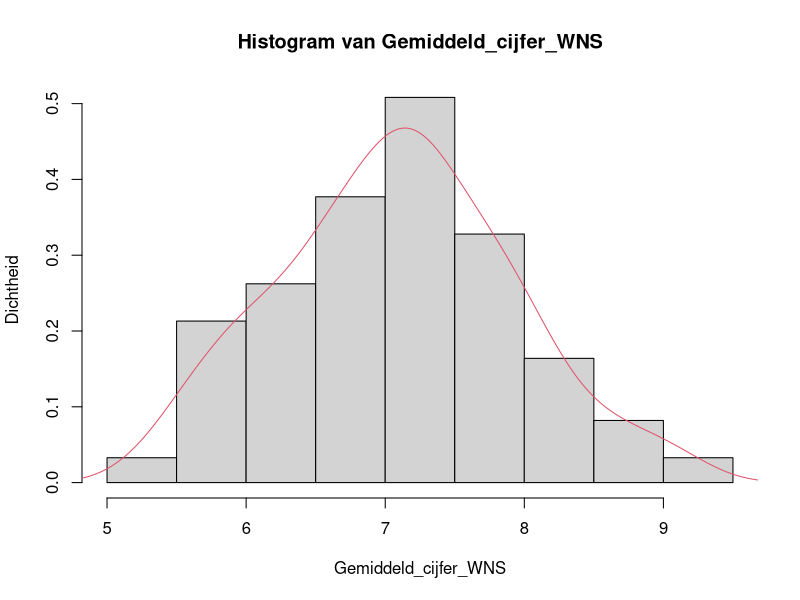
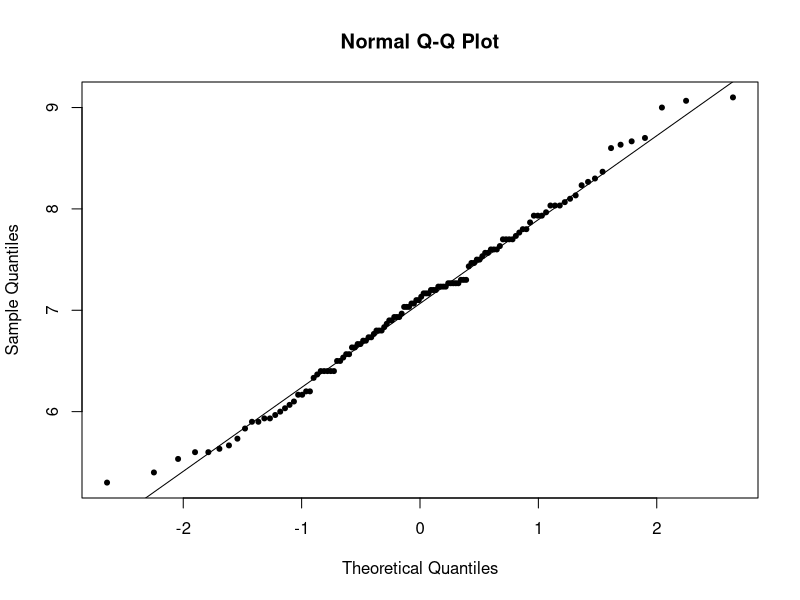

Source code (R) for these figures, in order:
## ---- chunk 1
knitr::opts_chunk$set(echo = TRUE)
# Opties voor themes: spacelab, readable, united, yeti
## ---- chunk 2
## Laad packages in

## Maak dummydata aan
RNGkind(sample.kind = "Rounding")
set.seed(1)

Decimalen_wiskunde <- rnorm(160, 7.0, 2.6)
Wiskunde_eindcijfer <- round(Decimalen_wiskunde, 1)[Decimalen_wiskunde <= 10 & Decimalen_wiskunde >= 4.5]

Decimalen_scheikunde <- rnorm(160, 6.7, 2.2)
Scheikunde_eindcijfer <- round(Decimalen_scheikunde, 1)[Decimalen_scheikunde <= 10 & Decimalen_scheikunde >= 4.5]

Decimalen_natuurkunde <- rnorm(160, 6.9, 2.4)
Natuurkunde_eindcijfer <- round(Decimalen_natuurkunde, 1)[Decimalen_natuurkunde <= 10 & Decimalen_natuurkunde >= 4.5]

WNS_eindcijfers <- cbind(Wiskunde_eindcijfer, Scheikunde_eindcijfer, Natuurkunde_eindcijfer)

Gemiddeld_cijfer_WNS <- apply(WNS_eindcijfers, 1, mean)

Gemiddeld_cijfer_WNS_n30 <- sample(Gemiddeld_cijfer_WNS, 30)
## ---- chunk 3
mean(Gemiddeld_cijfer_WNS)
sd(Gemiddeld_cijfer_WNS)
## ---- chunk 4
hist(Gemiddeld_cijfer_WNS, 
     probability = TRUE,
     main = "Histogram van Gemiddeld_cijfer_WNS",
     xlab = "Gemiddeld_cijfer_WNS",
     ylab = "Dichtheid")
lines(density(Gemiddeld_cijfer_WNS), col = 2)
## ---- chunk 5
qqnorm(Gemiddeld_cijfer_WNS, pch = 20)
qqline(Gemiddeld_cijfer_WNS)
## ---- chunk 6
library(nortest)
lillie.test(Gemiddeld_cijfer_WNS)
## ---- chunk 7
shapiro.test(Gemiddeld_cijfer_WNS_n30)
## ---- chunk 8
t.test(Gemiddeld_cijfer_WNS, mu = 6.8, alternative = "greater")
